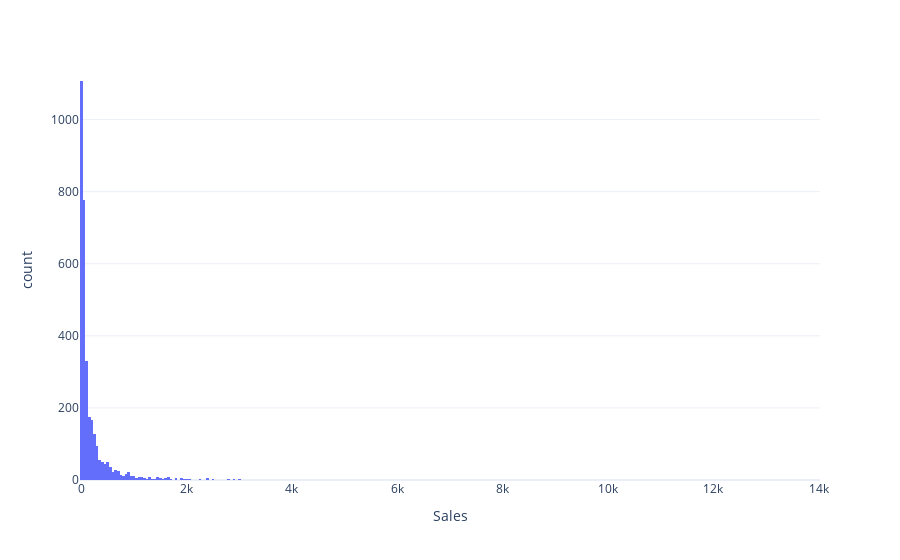

Notebook cell for this chart:
### Code cell
# Create Chart
fig = px.histogram(df,
                    x='Sales',
                    template=template_style)
# Plot Chart
fig.show()

### Figure 1 — Plotly figure (JSON) as saved in the notebook; plotly's stock layout.template omitted (floating-point values rounded to 4 significant figures; data arrays with more than 128 entries replaced by an {"elided": "..."} marker saying what was removed)
{"data": [{"alignmentgroup": "True", "bingroup": "x", "hovertemplate": "Sales=%{x}<br>count=%{y}<extra></extra>", "legendgroup": "", "marker": {"color": "#636efa", "pattern": {"shape": ""}}, "name": "", "offsetgroup": "", "orientation": "v", "showlegend": false, "type": "histogram", "x": {"elided": "3312 float values"}, "xaxis": "x", "yaxis": "y"}], "layout": {"barmode": "relative", "legend": {"tracegroupgap": 0}, "margin": {"t": 60}, "xaxis": {"anchor": "y", "domain": [0, 1], "title": {"text": "Sales"}}, "yaxis": {"anchor": "x", "domain": [0, 1], "title": {"text": "count"}}}}
